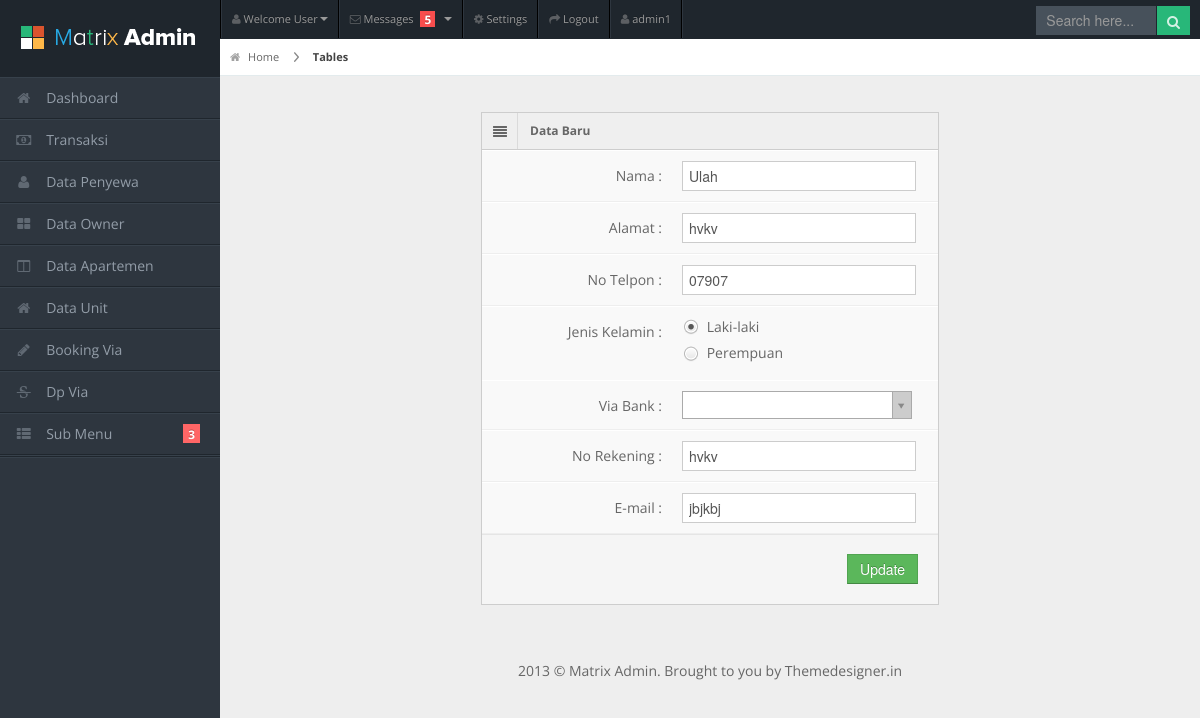
Page /edit.php?edit_owner=3 (signed in) on the committed database.
### tables this page shows
CREATE TABLE `tb_owner` (
  `kd_owner` int(4) NOT NULL,
  `nama` varchar(30) NOT NULL,
  `alamat` varchar(50) NOT NULL,
  `no_tlp` varchar(15) NOT NULL,
  `kd_bank` int(4) NOT NULL,
  `no_rek` varchar(20) NOT NULL,
  `tgl_gabung` date NOT NULL,
  `email` varchar(30) DEFAULT NULL,
  `jenis_kelamin` varchar(10) DEFAULT NULL
);

### proses/proses.php (called while the page is built, shortened)
<?php
class Proses{
  public function __construct(){
    $this->db = new PDO('mysql:host=localhost;dbname=db_keuangan_cozzal','root','');
  }
  public function editOwner($kd_owner){
	$sql = "SELECT * from tb_owner
	INNER JOIN tb_bank ON tb_bank.kd_bank = tb_owner.kd_bank where kd_owner='$kd_owner'";
	$query = $this->db->query($sql);
	return $query;
  }
}
?>

### edit.php (the view, shortened to what this page needs)
<?php
  include "template/head.php";
?>
<body>
<?php
  include "template/header.php";
  include "template/sidebar.php";
?>
<div id="content">
  <div id="content-header">
    <div id="breadcrumb"> <a href="#" title="Go to Home" class="tip-bottom"><i class="icon-home"></i> Home</a> <a href="#" class="current">Tables</a> </div>
  </div>
  <div class="container-fluid">
    <div class="row-fluid">
	  <?php
		require('proses/proses.php');
		if (isset($_GET['edit_owner']))
		{
		  $Proses = new Proses();
		  $show = $Proses->editOwner($_GET['edit_owner']);
		  $edit = $show->fetch(PDO::FETCH_OBJ);
		  echo '
			<div class="span3">
			</div>
			<div class="span6">
			  <div class="widget-box">
				<div class="widget-title"> <span class="icon"> <i class="icon-align-justify"></i> </span>
				  <h5>Data Baru</h5>
				</div>
				<div class="widget-content nopadding">
				  <form action="proses/proses_update.php" method="post" class="form-horizontal">
					<div class="control-group">
					  <label class="control-label">Nama :</label>
					  <div class="controls">
						<input name="nama" type="text" class="span11" placeholder="Nama" value="'.$edit->nama.'"/>
					  </div>
					</div>
					<div class="control-group">
					  <label class="control-label">Alamat :</label>
					  <div class="controls">
						<input name="alamat" type="text" class="span11" placeholder="Alamat" value="'.$edit->alamat.'"/>
					  </div>
					</div>
					<div class="control-group">
					  <label class="control-label">No Telpon :</label>
					  <div class="controls">
						<input name="no_tlp" type="text" class="span11" placeholder="Ex : 08x..." value="'.$edit->no_tlp.'"/>
					  </div>
					</div>
					<div class="control-group">
					  <label class="control-label">Jenis Kelamin :</label>
                    ';
					if ($edit->jenis_kelamin == 'Laki-laki') {
					  echo '
						<div class="controls">
						  <label>
							<input type="radio" name="jenis_kelamin" value="Laki-laki" checked/> Laki-laki
						  </label>
						  <label>
							<input type="radio" name="jenis_kelamin" value="Perempuan" /> Perempuan
						  </label>
						</div>
					  ';
					} else {
					  echo '
						<div class="controls">
						  <label>
							<input type="radio" name="jenis_kelamin" value="Laki-laki" /> Laki-laki
						  </label>
						  <label>
							<input type="radio" name="jenis_kelamin" value="Perempuan" checked/> Perempuan
						  </label>
						</div>
					'; }
					echo '
						<div class="control-group">
						  <label class="control-label">Via Bank :</label>
							<div class="controls">
								<select name="kd_bank">
									<option name="" value="" >-- Pilih Bank --</option>';
					echo '
								</select>
							</div>
						</div>
						<div class="control-group">
							<label class="control-label">No Rekening :</label>
							<div class="controls">
								<input name="no_rek" type="text" class="span11" placeholder="No Rekening" value="'.$edit->alamat.'"/>
							</div>
						</div>
						<div class="control-group">
							<label class="control-label">E-mail :</label>
							<div class="controls">
								<input name="email" type="text" class="span11" placeholder="Alamat E-Mail" value="'.$edit->email.'"/>
							</div>
						</div>';
					echo '
					  <div class="form-actions" style="text-align:right">
						<button name="updateOwner" type="submit" class="btn btn-success">Update</button>
					  </div>
					</form>
				  </div>
				</div>
			  </div>
			  <div class="span3">
			  </div>
		  ';
		}
	  ?>
	</div>
  </div>
</div>
<div class="row-fluid">
  <div id="footer" class="span12"> 2013 &copy; Matrix Admin. Brought to you by <a href="http://themedesigner.in">Themedesigner.in</a> </div>
</div>
</body>
</html>

### css/matrix-style.css (style rules this page uses)
* { outline:none !important; -moz-outline: none !important; }
html, body { height:100% }
body { overflow-x: hidden; margin-top: -10px; font-family: 'Open Sans', sans-serif; font-size:14px; color:#666; }
a { color:#666; }
select, textarea, input[type="text"], input[type="password"], input[type="datetime"], input[type="datetime-local"], input[type="date"], input[type="month"], input[type="time"], input[type="week"], input[type="number"], input[type="email"], input[type="url"], input[type="search"], input[type="tel"], input[type="color"], .uneditable-input, .label, .dropdown-menu, .btn, .well, .progress, .table-bordered, .btn-group > .btn:first-child, .btn-group > .btn:last-child, .btn-group > .btn:last-child, .btn-group > .dropdown-toggle, .alert { border-radius:0px; }
.btn, textarea, input[type="text"], input[type="password"], input[type="datetime"], input[type="datetime-local"], input[type="date"], input[type="month"], input[type="time"], input[type="week"], input[type="number"], input[type="email"], input[type="url"], input[type="search"], input[type="tel"], input[type="color"], .uneditable-input { box-shadow:none; }
.progress, .progress-success .bar, .progress .bar-success, .progress-warning .bar, .progress .bar-warning, .progress-danger .bar, .progress .bar-danger, .progress-info .bar, .progress .bar-info, .btn, .btn-primary { background-image:none; }
.form-horizontal .form-actions { padding-left:20px; }
#footer { padding:10px; text-align:center; }
#content { background: none repeat scroll 0 0 #eeeeee; margin-left: 220px; margin-right: 0; padding-bottom: 25px; position: relative; min-height:100%; width: auto; }
#content-header { position: abslute; width: 100%; margin-top: -38px; z-index: 20; }
.container-fluid .row-fluid:first-child { margin-top: 20px; }
#breadcrumb { background-color: #fff; border-bottom: 1px solid #e3ebed; }
#breadcrumb a { padding: 8px 20px 8px 10px; display: inline-block; background-image: url('../img/breadcrumb.png'); background-position: center right; background-repeat: no-repeat; font-size: 11px; color: #666666; }
#breadcrumb a:last-child { background-image:none; }
#breadcrumb a.current { font-weight: bold; color: #444444; }
#breadcrumb a i { margin-right: 5px; opacity: .6; }
.stat-boxes .peity_bar_good, .stat-boxes .peity_line_good, { color: #459D1C; }
.widget-box { background: none repeat scroll 0 0 #F9F9F9; border-left: 1px solid #CDCDCD; border-top: 1px solid #CDCDCD; border-right: 1px solid #CDCDCD; clear: both; margin-top: 16px; margin-bottom: 16px; position: relative; }
.widget-title, .modal-header, .table th, div.dataTables_wrapper .ui-widget-header { background:#efefef; border-bottom: 1px solid #CDCDCD; height: 36px; }
.widget-title span.icon { padding: 9px 10px 7px 11px; float: left; border-right:1px solid #dadada; }
.widget-title h5 { color: #666; float: left; font-size: 12px; font-weight: bold; padding: 12px; line-height: 12px; margin: 0; }
.widget-content { padding:15px; border-bottom: 1px solid #cdcdcd; }
.nopadding { padding: 0 !important; }
form { margin-bottom: 0; }
.form-horizontal .control-group { border-top: 1px solid #ffffff; border-bottom: 1px solid #eeeeee; margin-bottom: 0; }
.form-horizontal .control-group:last-child { border-bottom: 0; }
.form-horizontal .control-label { padding-top: 15px; width: 180px; }
.form-horizontal .controls { margin-left: 200px; padding: 10px 0; }
.form-horizontal .form-actions { margin-top: 0; margin-bottom: 0; }

### css/matrix-media.css (style rules this page uses)
body { background:#2E363F; }

### rows in the picture
tb_owner: nama "Ulah", alamat "hvkv", no_tlp "07907", no_rek "hvkv", email "jbjkbj"

### other values in the picture
$username "admin1"
